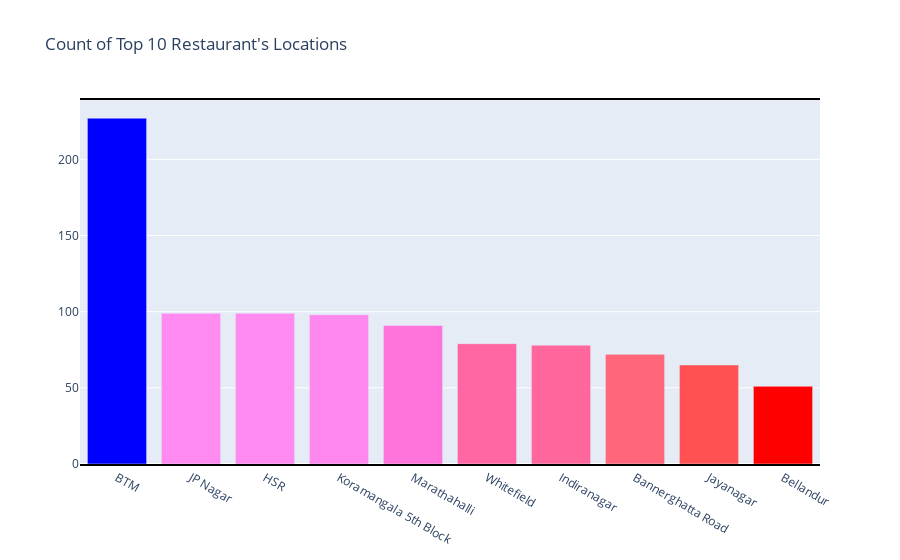
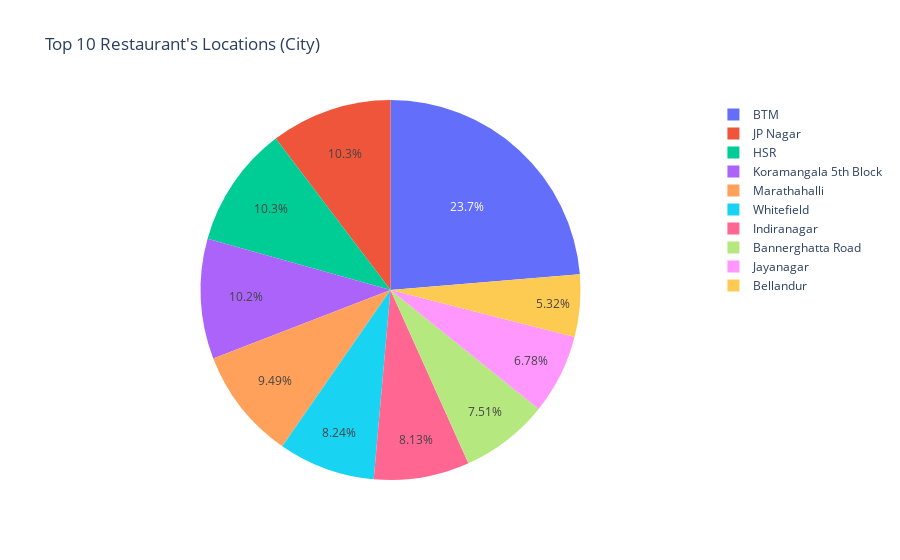

These figures' notebook cell, in order:
### Markdown cell above
##### Most Popular Restaurant's Locations

### Code cell
city_cnt_srs = restaurant_df['location'].value_counts().sort_values(ascending=False).head(10)
plotly_bar_pie_chart(city_cnt_srs, layout_title="Count of Top 10 Restaurant's Locations",
                    pie_title="Top 10 Restaurant's Locations (City)")

### Figure 1 — Plotly figure (JSON) as saved in the notebook; plotly's stock layout.template omitted (floating-point values rounded to 4 significant figures)
{"data": [{"marker": {"color": [227, 99, 99, 98, 91, 79, 78, 72, 65, 51], "colorscale": [[0, "rgb(0,0,255)"], [0.1, "rgb(51,153,255)"], [0.2, "rgb(102,204,255)"], [0.3, "rgb(153,204,255)"], [0.4, "rgb(204,204,255)"], [0.5, "rgb(255,255,255)"], [0.6, "rgb(255,204,255)"], [0.7, "rgb(255,153,255)"], [0.8, "rgb(255,102,204)"], [0.9, "rgb(255,102,102)"], [1, "rgb(255,0,0)"]], "reversescale": true}, "type": "bar", "x": ["BTM", "JP Nagar", "HSR", "Koramangala 5th Block", "Marathahalli", "Whitefield", "Indiranagar", "Bannerghatta Road", "Jayanagar", "Bellandur"], "y": [227, 99, 99, 98, 91, 79, 78, 72, 65, 51]}], "layout": {"autosize": true, "font": {"size": 12}, "title": {"text": "Count of Top 10 Restaurant's Locations"}, "xaxis": {"autorange": true, "linecolor": "black", "linewidth": 2, "mirror": true, "range": [-0.5, 9.5], "showline": true, "type": "category"}, "yaxis": {"autorange": true, "range": [0, 238.9], "type": "linear"}}}

### Figure 2 — Plotly figure (JSON) as saved in the notebook; plotly's stock layout.template omitted (floating-point values rounded to 4 significant figures)
{"data": [{"labels": ["BTM", "JP Nagar", "HSR", "Koramangala 5th Block", "Marathahalli", "Whitefield", "Indiranagar", "Bannerghatta Road", "Jayanagar", "Bellandur"], "type": "pie", "values": [23.67, 10.32, 10.32, 10.22, 9.489, 8.238, 8.133, 7.508, 6.778, 5.318]}], "layout": {"autosize": true, "font": {"size": 12}, "title": {"text": "Top 10 Restaurant's Locations (City)"}, "xaxis": {"linecolor": "black", "linewidth": 2, "mirror": true, "showline": true}}}
